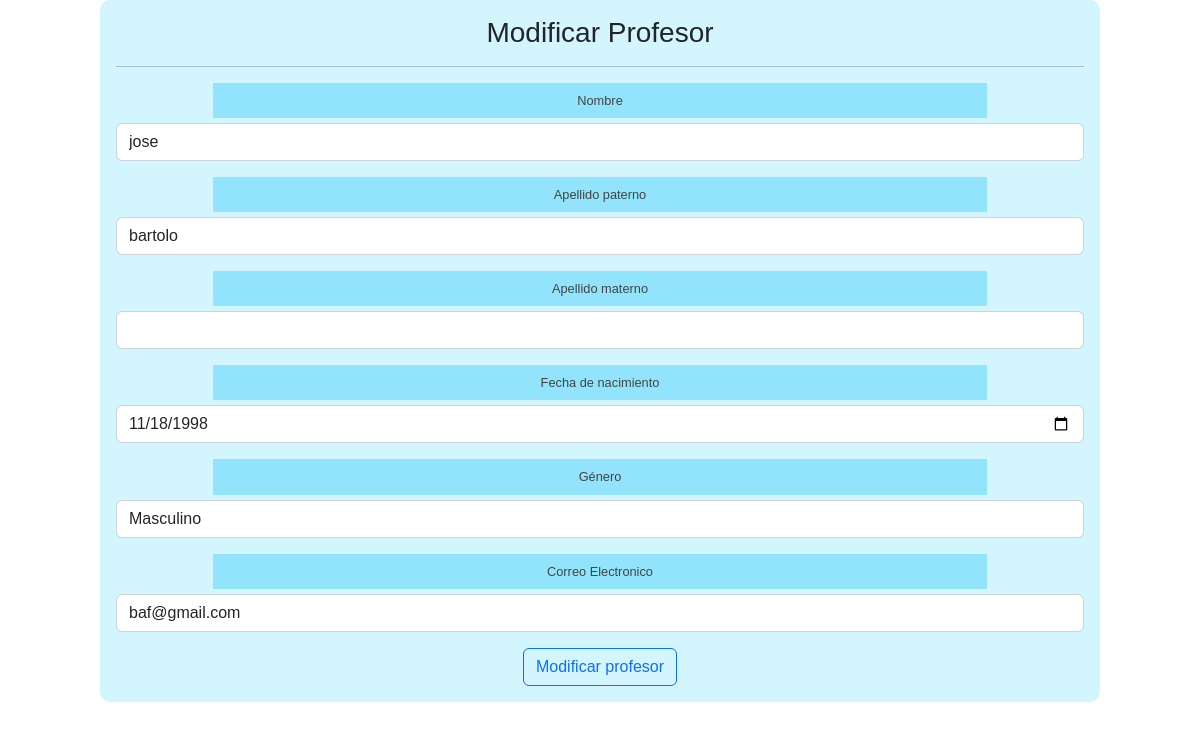
Page /modificacionA.php?id=1 (signed in) on the committed database.
### tables this page shows
CREATE TABLE `profesor` (
  `idProfesor` int(11) NOT NULL AUTO_INCREMENT,
  `nombre` varchar(45) NOT NULL,
  `apellidoP` varchar(45) NOT NULL,
  `apellidoM` varchar(45) DEFAULT NULL,
  `fechaNacimiento` date NOT NULL,
  `generoP` varchar(5) NOT NULL,
  `correoP` varchar(45) NOT NULL,
  `contraseña` varchar(100) NOT NULL,
  PRIMARY KEY (`idProfesor`)
);

### modificacionA.php (the view, shortened to what this page needs)
<?php
  include "modelo/conexion.php";
  $id = $_GET["id"];
  $sql = $conexion->query("select * from profesor where idProfesor=$id ")
  ?>
<!DOCTYPE html>
<html lang="en">
  <head>
    <link href='css/formulario.css' rel='stylesheet' type='text/css'>
    <link href="https://cdn.jsdelivr.net/npm/bootstrap@5.2.2/dist/css/bootstrap.min.css" rel="stylesheet">
  </head>
  <body >
    <form class="col-10 p-3 m-auto formulario" method="POST">
      <h3>Modificar Profesor</h3>
      <hr    color="#000000";>
      <?php
        include "controlador/modificarA.php";
        while($datos=$sql->fetch_object()){?>
       <div class="mb-3">
            <label for="exampleInputEmail1" class="input_textual">Nombre</label>
            <input type="text" aling="center" class="form-control" name="nombre" value="<?= $datos->nombre ?>" required >
          </div>
          <div class="mb-3">
            <label for="exampleInputEmail1" class="input_textual">Apellido paterno</label>
            <input type="text" class="form-control" name="apellidoP" value="<?= $datos->apellidoP ?>" required>
          </div>
          <div class="mb-3">
            <label for="exampleInputEmail1" class="input_textual">Apellido materno</label>
            <input type="text" class="form-control" name="apellidoM" value="<?= $datos->apellidoM ?>" >
          </div>
          <div class="mb-3">
            <label for="exampleInputEmail1" class="input_textual">Fecha de nacimiento</label>
            <input type="date" class="form-control" name="fechan" value="<?= $datos->fechaNacimiento ?>" required>
          </div>
          <div class="mb-3">
            <label for="genero" class="input_textual">Género</label>
            <select class="form-control" id="genero" name="genero" required>
              <option value="M" <?= ($datos->generoP == 'M') ? 'selected' : '' ?>>Masculino</option>
            </select>
          </div>
          <div class="mb-3">
            <label for="exampleInputEmail1" class="input_textual">Correo Electronico</label>
            <input type="email" class="form-control" name="correo" value="<?= $datos->correoP ?>" required>
          </div>
      <?php }
        ?>
      <button type="submit" class="btn btn-outline-primary" name="btnregistrar" value="ok">Modificar profesor</button>
    </form>
  </body>
</html>

### css/formulario.css (style rules this page uses)
* { transition: .4s; box-sizing: border-box; font-family: 'arial'; }
body { background: rgba(255, 255, 255, 0.8); }
.formulario { width: 60%; margin: auto; text-align: center; background: #4dd7fa3f; padding-top: 30px; border-radius: 10px; }
.formulario .input_textual { display: block; padding: 7px 7px; margin: auto; margin-bottom: 5px; width: 80%; border: 1px solid #91e4fb; border-radius: 1px; color: #444; font-size: 0.8em; background:#91e4fb; }

### rows in the picture
profesor: nombre "jose", apellidoP "bartolo", fechan "11/18/1998", genero "Masculino", correo "baf@gmail.com"
